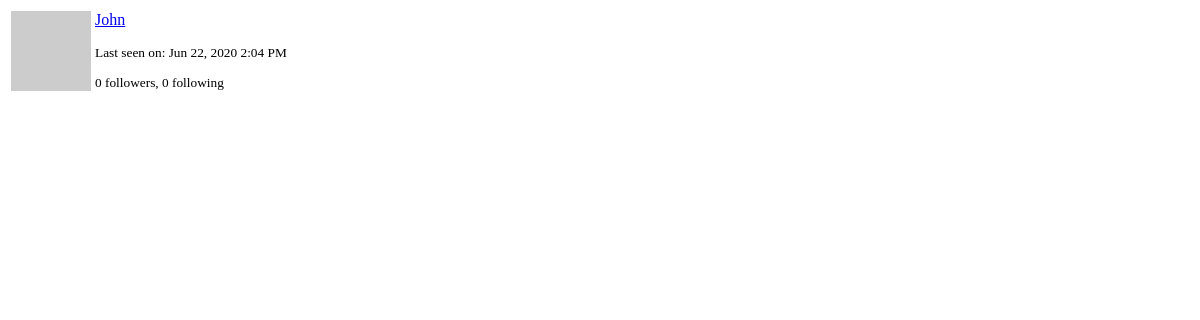
Before: /user/John/popup (signed in) with the older database file.
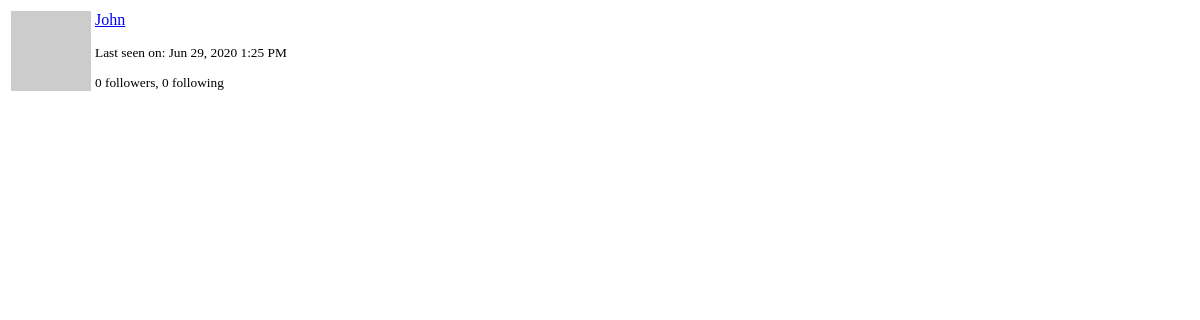
After: the same page with the newer database file.
### app/models.py (models this page shows, shortened)
class User(UserMixin, db.Model):
    id = db.Column(db.Integer, primary_key=True)
    username = db.Column(db.String(64), index=True, unique=True)
    email = db.Column(db.String(120), index=True, unique=True)
    password_hash = db.Column(db.String(128))
    posts = db.relationship("Post", backref="author", lazy="dynamic")
    about_me = db.Column(db.String(140))
    last_seen = db.Column(db.DateTime, default=datetime.utcnow)
    followed = db.relationship(
        "User",
        secondary=followers,
        primaryjoin=(followers.c.follower_id == id),
        secondaryjoin=(followers.c.followed_id == id),
        backref=db.backref("followers", lazy="dynamic"),
        lazy="dynamic",
    )
    def avatar(self, size):
        digest = md5(self.email.lower().encode("utf-8")).hexdigest()
        return "https://www.gravatar.com/avatar/{}?d=identicon&s={}".format(
            digest, size
        )

### app/main/routes.py (the view)
@bp.route("/user/<username>/popup")
@login_required
def user_popup(username):
    user = User.query.filter_by(username=username).first_or_404()
    form = EmptyForm()
    return render_template("user_popup.html", user=user, form=form)

### app/main/routes.py (called while the page is built)
@bp.before_app_request
def before_request():
    if current_user.is_authenticated:
        current_user.last_seen = datetime.utcnow()
        db.session.commit()
        g.search_form = SearchForm()
    g.locale = str(get_locale())

### app/models.py (called while the page is built)
@login.user_loader
def load_user(id):
    return User.query.get(int(id))

    @classmethod
    def before_commit(cls, session):
        session._changes = {
            "add": list(session.new),
            "update": list(session.dirty),
            "delete": list(session.deleted),
        }

    @classmethod
    def after_commit(cls, session):
        for obj in session._changes["add"]:
            if isinstance(obj, SearchableMixin):
                add_to_index(obj.__tablename__, obj)
        for obj in session._changes["update"]:
            if isinstance(obj, SearchableMixin):
                add_to_index(obj.__tablename__, obj)
        for obj in session._changes["delete"]:
            if isinstance(obj, SearchableMixin):
                remove_from_index(obj.__tablename__, obj)
        session._changes = None

### app/templates/user_popup.html (shortened to what this page needs)
<table class="table">
  <tr>
      <td width="64" style="border: 0px;"><img src="{{ user.avatar(64) }}"></td>
      <td style="border: 0px;">
          <p><a href="{{ url_for('main.user', username=user.username) }}">{{ user.username }}</a></p>
          <small>
              {% if user.last_seen %}
              <p>{{ _('Last seen on') }}: {{ moment(user.last_seen).format('lll') }}</p>
              {% endif %}
              <p>{{ _('%(count)d followers', count=user.followers.count()) }}, {{ _('%(count)d following', count=user.followed.count()) }}</p>
          </small>
      </td>
  </tr>
</table>

Changed rows visible on the page:
changed User "John": last_seen "Jun 22, 2020 2:04 PM" → "Jun 29, 2020 1:25 PM"
